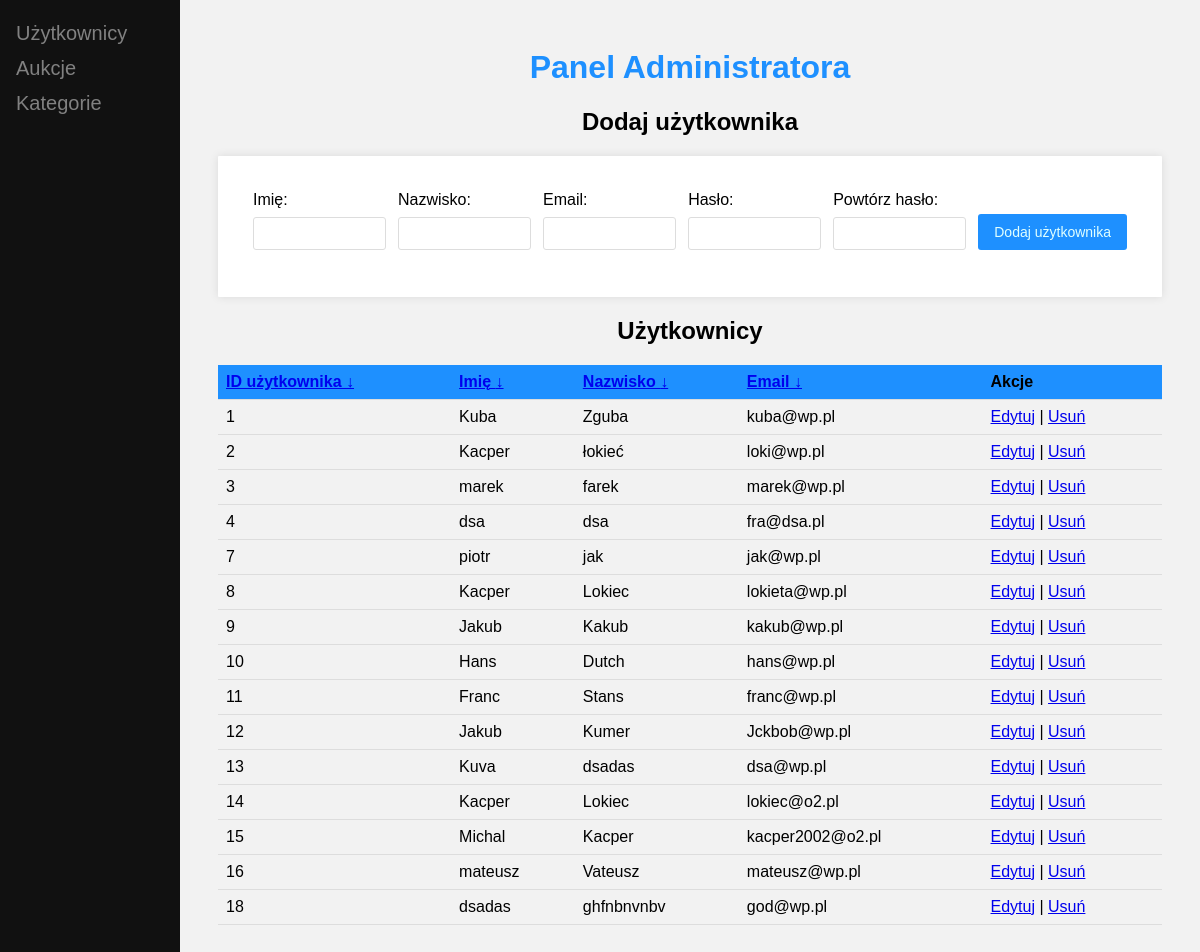
Page /dist/admin.php on the earlier database version.
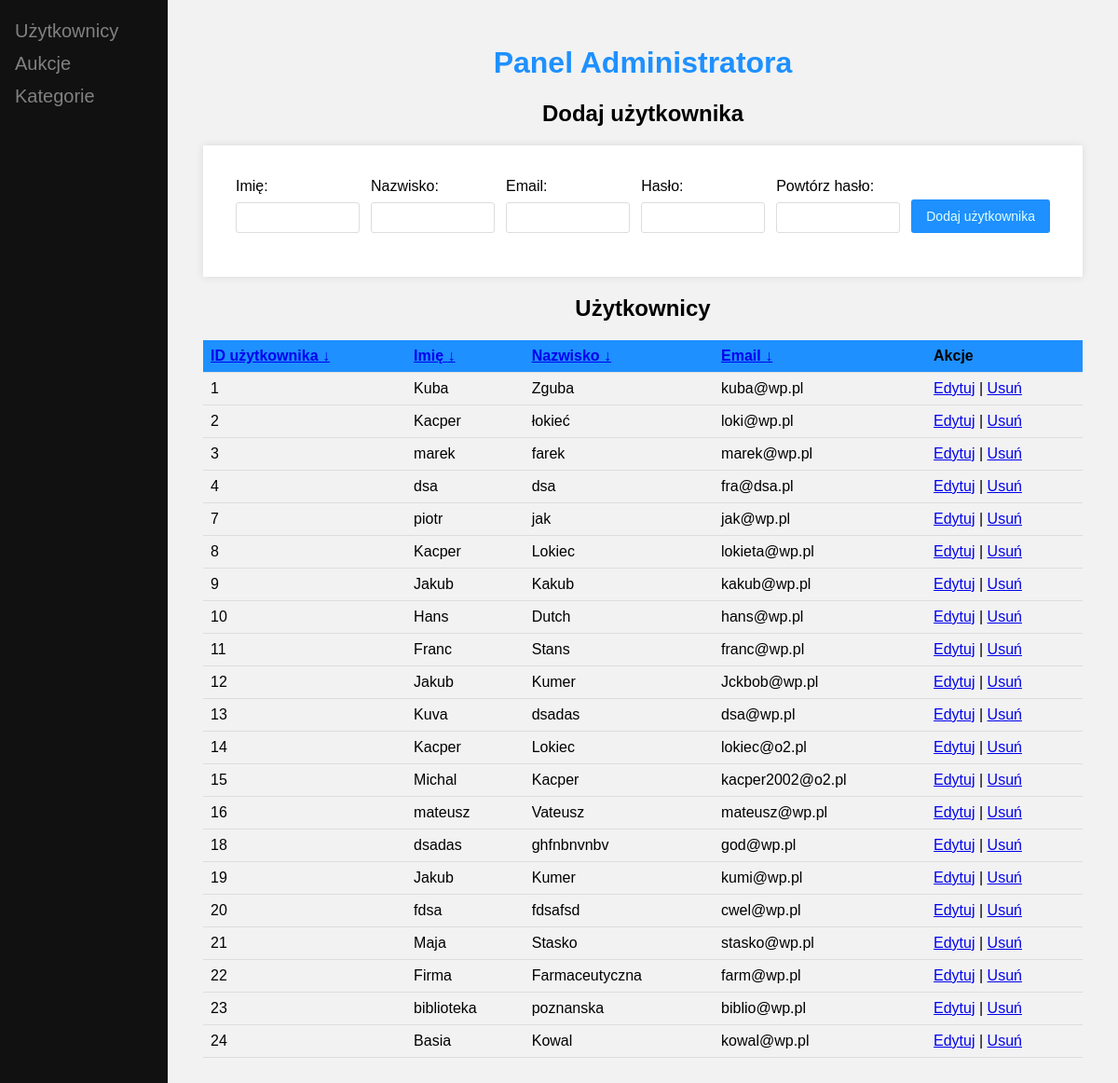
Same page on the later database version.
### tables this page shows
CREATE TABLE `users` (
  `id_user` int(11) NOT NULL,
  `firstName` varchar(50) NOT NULL,
  `lastName` varchar(50) NOT NULL,
  `email` varchar(60) NOT NULL,
  `id_role` tinyint(4) NOT NULL DEFAULT 1,
  `pass` varchar(255) NOT NULL,
  `passwordrepeat` varchar(255) NOT NULL,
  `city` varchar(100) DEFAULT NULL,
  `street` varchar(100) DEFAULT NULL,
  `house_number` varchar(10) DEFAULT NULL,
  `postal_code` varchar(20) DEFAULT NULL,
  `phone_number` varchar(20) DEFAULT NULL
);

### scripts/admin_filtr.php (called while the page is built, shortened)
<?php
include_once "connect.php";
$sortByID = isset($_GET['sortByID']) ? $_GET['sortByID'] : '';
$sortByFirstName = isset($_GET['sortByFirstName']) ? $_GET['sortByFirstName'] : '';
$sortByLastName = isset($_GET['sortByLastName']) ? $_GET['sortByLastName'] : '';
$sortByEmail = isset($_GET['sortByEmail']) ? $_GET['sortByEmail'] : '';
$stmt = $conn->prepare("SELECT * FROM users");
$stmt->execute();
$users = $stmt->fetchAll(PDO::FETCH_ASSOC);
?>

### dist/admin.php (the view, shortened to what this page needs)
<?php
    include_once "../scripts/connect.php";
    include_once "../scripts/admin_filtr.php";
?>
<!DOCTYPE html>
<html lang="en">
<head>
    <link rel="stylesheet" href="../src/admin.css">
</head>
<body>
<div class="sidebar">
        <a href="admin.php"><i class="fa fa-fw fa-user"></i> Użytkownicy</a>
        <a href="auctions_admin.php"><i class="fa fa-clipboard"></i> Aukcje</a>
        <a href="category_admin.php"><i class="fa fa-clipboard"></i> Kategorie</a>
    </div>
    <div class="main">
        <h1>Panel Administratora</h1>
         <h2>Dodaj użytkownika</h2>
        <form action="add.php" method="POST">
            <div class="add_wyglad">
                <label for="firstName">Imię:</label>
                <input type="text" name="firstName" id="firstName" required><br>
            </div>
            <div class="add_wyglad">
                <label for="lastName">Nazwisko:</label>
                <input type="text" name="lastName" id="lastName" required><br>
            </div>
            <div class="add_wyglad">
                <label for="email">Email:</label>
                <input type="email" name="email" id="email" required><br>
            </div>
            <div class="add_wyglad">
                <label for="pass">Hasło:</label>
                <input type="password" name="pass" id="pass" required><br>
            </div>
            <div class="add_wyglad">
                <label for="passwordrepeat">Powtórz hasło:</label>
                <input type="password" name="passwordrepeat" id="passwordrepeat" required><br>
            </div>
            <div class="add_wyglad">
                <input class="add_button" type="submit" value="Dodaj użytkownika">
            </div>
        </form>
        <h2 id="uzytkownicy">Użytkownicy</h2>
        <table>
            <tr>
                <th><a href="?sortByID=<?php echo $sortByID === 'asc' ? 'desc' : 'asc'; ?>">ID użytkownika <?php if ($sortByID === 'asc') echo "&#8593;"; else echo "&#8595;"; ?></a></th>
                <th><a href="?sortByFirstName=<?php echo $sortByFirstName === 'asc' ? 'desc' : 'asc'; ?>">Imię <?php if ($sortByFirstName === 'asc') echo "&#8593;"; else echo "&#8595;"; ?></a></th>
                <th><a href="?sortByLastName=<?php echo $sortByLastName === 'asc' ? 'desc' : 'asc'; ?>">Nazwisko <?php if ($sortByLastName === 'asc') echo "&#8593;"; else echo "&#8595;"; ?></a></th>
                <th><a href="?sortByEmail=<?php echo $sortByEmail === 'asc' ? 'desc' : 'asc'; ?>">Email <?php if ($sortByEmail === 'asc') echo "&#8593;"; else echo "&#8595;"; ?></a></th>
                <th>Akcje</th>
            </tr>
        <?php
            if (count($users) > 0) {
                foreach ($users as $row) {
                    echo "<tr>";
                    echo "<td>" . htmlspecialchars($row["id_user"]) . "</td>";
                    echo "<td>" . htmlspecialchars($row["firstName"]) . "</td>";
                    echo "<td>" . htmlspecialchars($row["lastName"]) . "</td>";
                    echo "<td>" . htmlspecialchars($row["email"]) . "</td>";
                    echo "<td><a href='edit.php?id=" . htmlspecialchars($row["id_user"]) . "'>Edytuj</a> | <a href='../scripts/delete.php?id=" . htmlspecialchars($row["id_user"]) . "'>Usuń</a></td>";
                    echo "</tr>";
                }
            } else {
                echo "<tr><td colspan='5'>Brak użytkowników.</td></tr>";
            }
        ?>
        </table>
    </div>
</body>
</html>

Differences in the rows shown:
added users: id_user "19", firstName "Jakub", lastName "Kumer", email "kumi@wp.pl"
added users: id_user "20", firstName "fdsa", lastName "fdsafsd", email "cwel@wp.pl"
added users: id_user "21", firstName "Maja", lastName "Stasko", email "stasko@wp.pl"
added users: id_user "22", firstName "Firma", lastName "Farmaceutyczna", email "farm@wp.pl"
added users: id_user "23", firstName "biblioteka", lastName "poznanska", email "biblio@wp.pl"
added users: id_user "24", firstName "Basia", lastName "Kowal", email "kowal@wp.pl"
